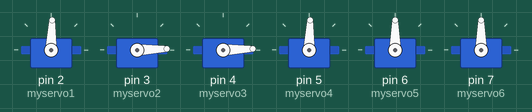
Recording of a sketch running on a simulated Arduino Uno, built with avr-gcc and run on an emulated ATmega328P. On the bench: 6 × servo.

Above: at 5.89 s.
At 7.11 s:
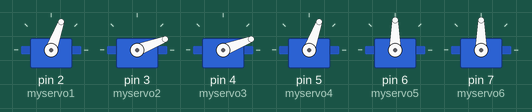
At 8.32 s:
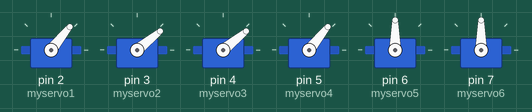
At 9.23 s:
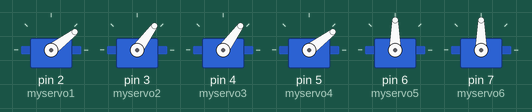
At 10.44 s:
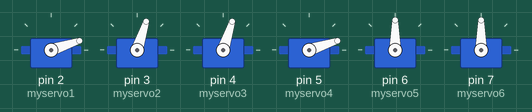
At 30.58 s:
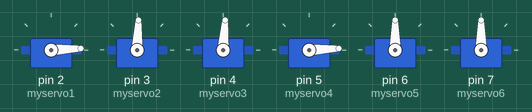
Timing chart, 0 to 40.0 s (numbered marks = the images above):
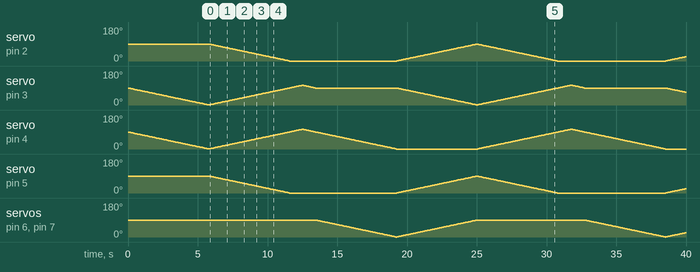

The sketch:

4axis_motion.ino
```cpp
#include <VarSpeedServo.h>
VarSpeedServo myservo1;
VarSpeedServo myservo2;
VarSpeedServo myservo3;
VarSpeedServo myservo4;
VarSpeedServo myservo5;
VarSpeedServo myservo6;
void setup() {

  myservo1.attach(2);
  myservo2.attach(3);
  myservo3.attach(4);
  myservo4.attach(5);
  myservo5.attach(6);
  myservo6.attach(7);

  }


void loop() {
  int maxspd = 160;
  int midspd = 100;
  int lowspd = 50;
  int verlowspd = 10 ;
   myservo1.write(90,verlowspd);
   myservo2.write(0,verlowspd);
   myservo3.write(0,verlowspd);
   myservo4.write(90,verlowspd);
   myservo5.write(90,verlowspd);
   myservo6.write(90,verlowspd);
   myservo1.wait();
   myservo2.wait();
   myservo3.wait();
   myservo4.wait();
   myservo5.wait();
   myservo6.wait();

   myservo1.write(0,verlowspd);
   myservo2.write(105,verlowspd);
   myservo3.write(105,verlowspd);
   myservo4.write(0,verlowspd);
   myservo5.write(90,verlowspd);
   myservo6.write(90,verlowspd);
   myservo1.wait();
   myservo2.wait();
   myservo3.wait();
   myservo4.wait();
   myservo5.wait();
   myservo6.wait();
   myservo1.write(0,verlowspd);
   myservo2.write(90,verlowspd);
   myservo3.write(90,verlowspd);
   myservo4.write(0,verlowspd);
   myservo5.write(90,verlowspd);
   myservo6.write(90,verlowspd);
   myservo1.wait();
   myservo2.wait();
   myservo3.wait();
   myservo4.wait();
   myservo5.wait();
   myservo6.wait();
   myservo1.write(0,verlowspd);
   myservo2.write(90,verlowspd);
   myservo3.write(0,verlowspd);
   myservo4.write(0,verlowspd);
   myservo5.write(0,verlowspd);
   myservo6.write(0,verlowspd);
   myservo1.wait();
   myservo2.wait();
   myservo3.wait();
   myservo4.wait();
   myservo5.wait();
   myservo6.wait();
}
```
